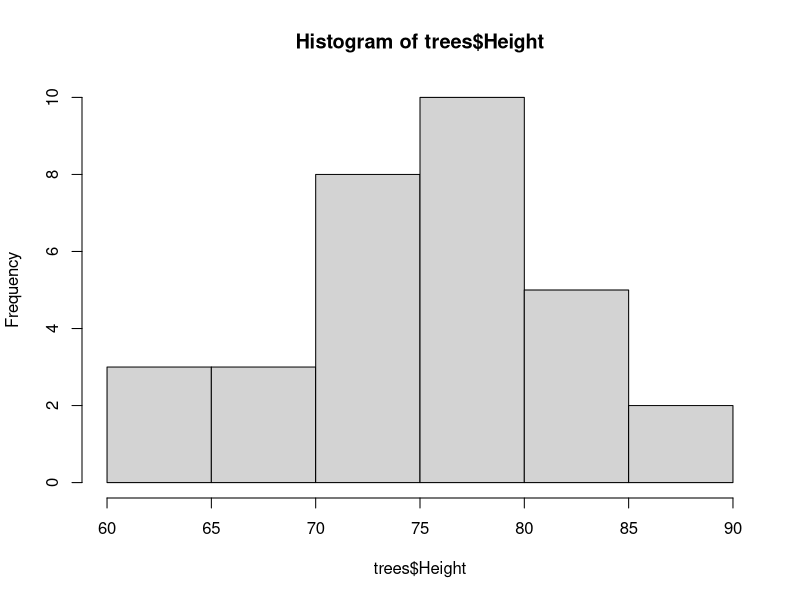
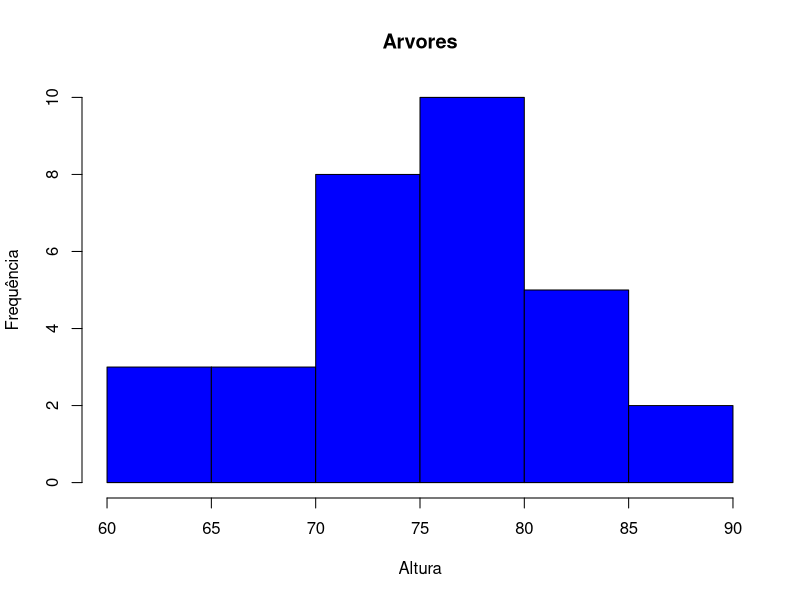
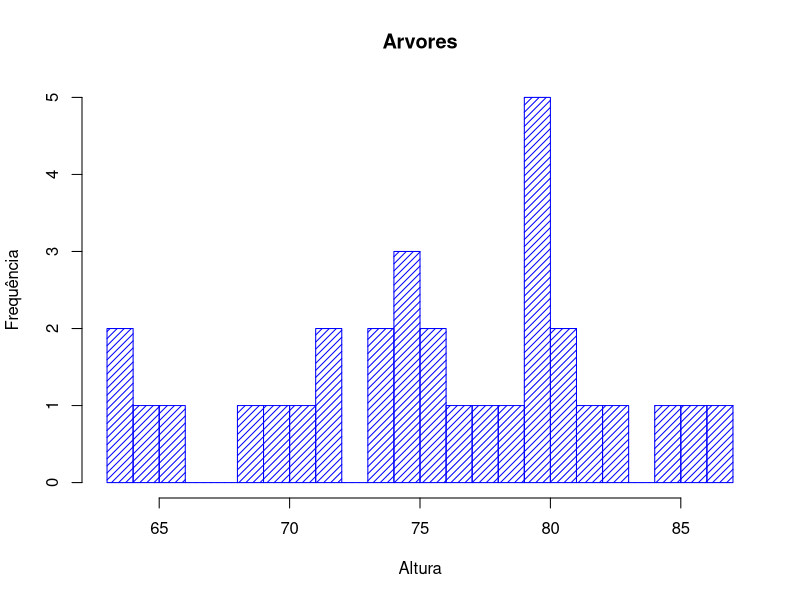
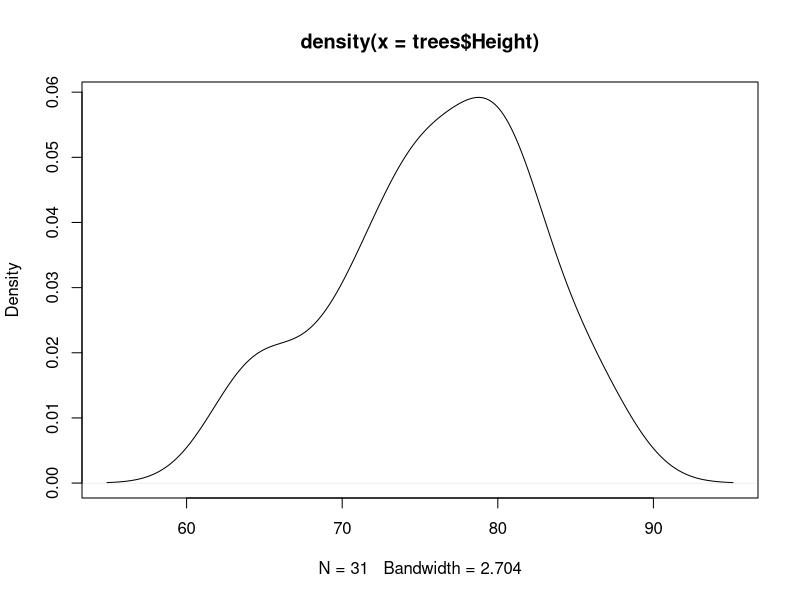
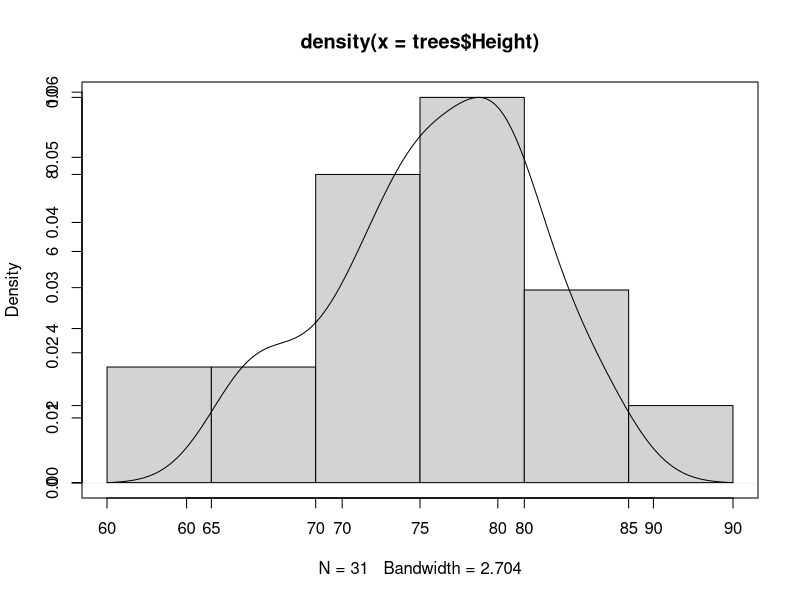
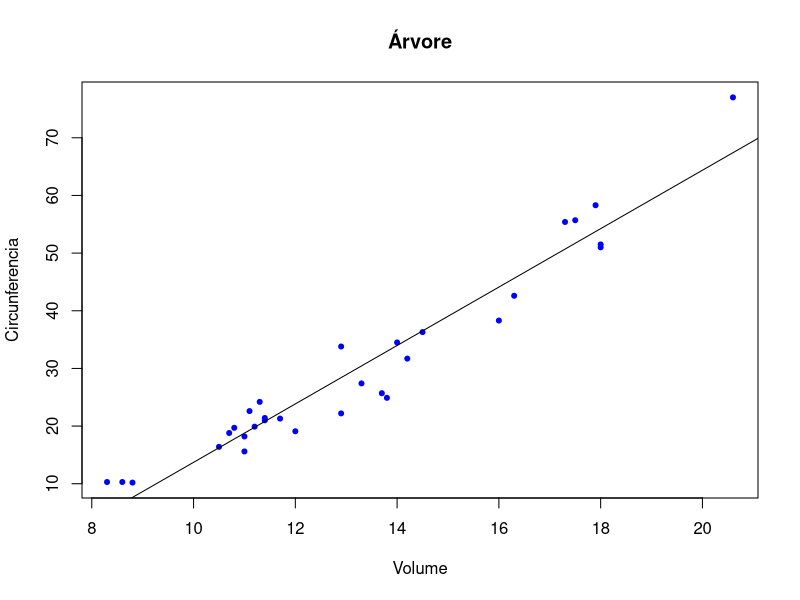
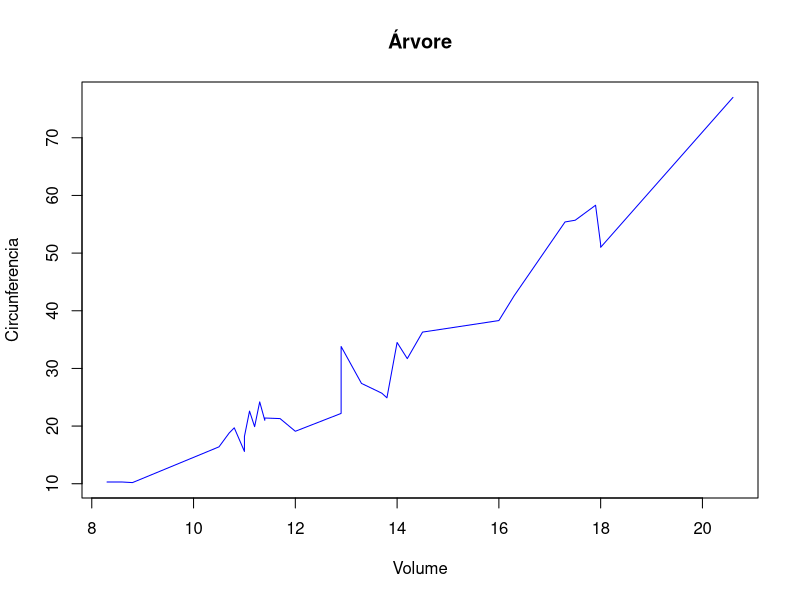
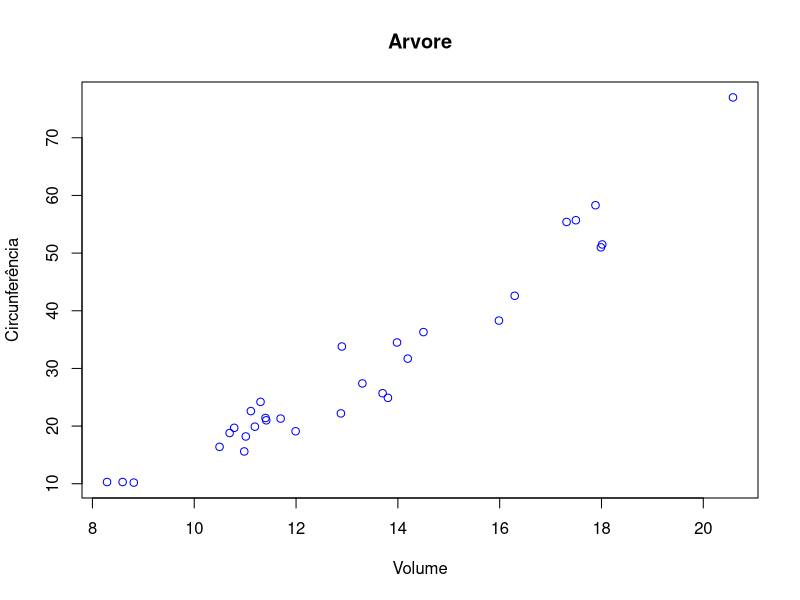

Source code (R) for these figures, in order:
## ---- chunk 1
knitr::opts_chunk$set(echo = TRUE)
## ---- chunk 2
trees
dim(trees)

hist(trees$Height)
hist(trees$Height, main='Arvores', ylab='Frequência', xlab='Altura', col='blue')
hist(trees$Height, main='Arvores', ylab='Frequência', xlab='Altura', col='blue', density=20, breaks=20)

## ---- chunk 3
densidade = density(trees$Height)
plot(densidade)
## ---- chunk 4
hist(trees$Height, main=NULL, xlab=NULL, ylab=NULL)
par(new=T)
plot(densidade)
## ---- chunk 5
# trees
# plot(trees$Girth, trees$Volume)
plot(trees$Volume ~ trees$Girth, main='Árvore', ylab='Circunferencia', xlab='Volume', col='blue',
     pch=20)

# Modelo para regressão linear só para estudar

cor(trees)

modelo = lm(Volume ~ Girth, data=trees)
abline(modelo)
summary(modelo)
## ---- chunk 6
valor = predict(modelo, data.frame(Girth=10))
valor
## ---- chunk 7
plot(trees$Volume ~ trees$Girth, main='Árvore', ylab='Circunferencia', xlab='Volume', col='blue',
     pch=20, type='l')
## ---- chunk 8
plot(jitter(trees$Girth), trees$Volume, ylab='Circunferência', xlab='Volume', col='blue', main='Arvore')
## ---- chunk 9
CO2
plot(CO2$conc, CO2$uptake, pch=20, col=CO2$Treatment)
legend('bottomright', legend=c('nonchilled', 'chilled'), cex=1, fill=c('black', 'red'))

## ---- chunk 10
plot(trees)
## ---- chunk 11
# Executar com crt+shit+enter

split.screen(figs=c(2,2))
screen(1)
plot(trees$Girth, trees$Volume)
screen(2)
plot(trees$Girth, trees$Height)
screen(3)
plot(trees$Height, trees$Volume)
screen(4)
hist(trees$Volume)
close.screen(all=T)
